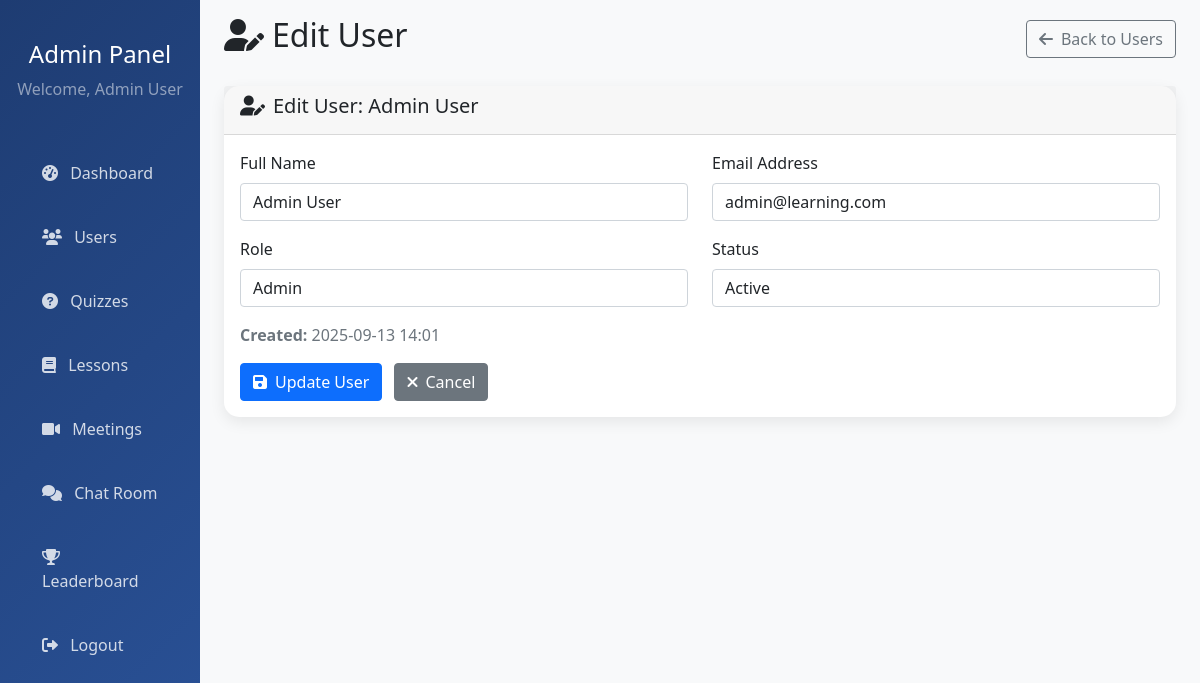
The app's page /admin/users_edit.php?id=1 (signed in) with its own data.
### tables this page shows
CREATE TABLE `users` (
  `id` int(11) NOT NULL,
  `name` varchar(100) NOT NULL,
  `email` varchar(100) NOT NULL,
  `password` varchar(255) NOT NULL,
  `role` enum('admin','student') DEFAULT 'student',
  `status` enum('active','inactive','banned','online') DEFAULT 'active',
  `created_at` timestamp NOT NULL DEFAULT current_timestamp(),
  `updated_at` timestamp NOT NULL DEFAULT current_timestamp() ON UPDATE current_timestamp()
);

### admin/users_edit.php (the view, shortened to what this page needs)
<?php
$host = 'localhost';
$username = 'root';
$password = '';
$database = 'learning_platform';
$conn = new mysqli($host, $username, $password, $database);
$user_id = isset($_GET['id']) ? intval($_GET['id']) : 0;
$user_query = $conn->prepare("SELECT * FROM users WHERE id = ?");
$user_query->bind_param("i", $user_id);
$user_query->execute();
$user_result = $user_query->get_result();
$user = $user_result->fetch_assoc();
?>
<!DOCTYPE html>
<html lang="en">
<head>
    <link href="https://cdn.jsdelivr.net/npm/bootstrap@5.1.3/dist/css/bootstrap.min.css" rel="stylesheet">
    <link href="https://cdnjs.cloudflare.com/ajax/libs/font-awesome/6.0.0/css/all.min.css" rel="stylesheet">
</head>
<body>
    <div class="container-fluid">
        <div class="row">
            <nav class="col-md-2 d-md-block sidebar">
                <div class="position-sticky pt-3">
                    <div class="text-center py-4">
                        <h4 class="text-white">Admin Panel</h4>
                        <p class="text-white-50">Welcome, <?php echo $_SESSION['name']; ?></p>
                    </div>
                    <ul class="nav flex-column">
                        <li class="nav-item"><a class="nav-link" href="dashboard.php"><i class="fas fa-tachometer-alt me-2"></i> Dashboard</a></li>
                        <li class="nav-item"><a class="nav-link" href="users.php"><i class="fas fa-users me-2"></i> Users</a></li>
                        <li class="nav-item"><a class="nav-link" href="quizzes.php"><i class="fas fa-question-circle me-2"></i> Quizzes</a></li>
                        <li class="nav-item"><a class="nav-link" href="lessons.php"><i class="fas fa-book me-2"></i> Lessons</a></li>
                        <li class="nav-item"><a class="nav-link" href="meetings.php"><i class="fas fa-video me-2"></i> Meetings</a></li>
                        <li class="nav-item"><a class="nav-link" href="chatroom.php"><i class="fas fa-comments me-2"></i> Chat Room</a></li>
                        <li class="nav-item"><a class="nav-link" href="leaderboard.php"><i class="fas fa-trophy me-2"></i> Leaderboard</a></li>
                        <li class="nav-item"><a class="nav-link" href="../logout.php"><i class="fas fa-sign-out-alt me-2"></i> Logout</a></li>
                    </ul>
                </div>
            </nav>
            <main class="col-md-10 ms-sm-auto px-md-4">
                <div class="d-flex justify-content-between flex-wrap flex-md-nowrap align-items-center pt-3 pb-2 mb-3">
                    <h1 class="h2"><i class="fas fa-user-edit me-2"></i>Edit User</h1>
                    <a href="users.php" class="btn btn-outline-secondary">
                        <i class="fas fa-arrow-left me-2"></i>Back to Users
                    </a>
                </div>
                <div class="card">
                    <div class="card-header">
                        <h5><i class="fas fa-user-edit me-2"></i>Edit User: <?php echo htmlspecialchars($user['name']); ?></h5>
                    </div>
                    <div class="card-body">
                        <form method="POST">
                            <div class="row">
                                <div class="col-md-6">
                                    <div class="mb-3">
                                        <label for="name" class="form-label">Full Name</label>
                                        <input type="text" class="form-control" id="name" name="name" value="<?php echo htmlspecialchars($user['name']); ?>" required>
                                    </div>
                                </div>
                                <div class="col-md-6">
                                    <div class="mb-3">
                                        <label for="email" class="form-label">Email Address</label>
                                        <input type="email" class="form-control" id="email" name="email" value="<?php echo htmlspecialchars($user['email']); ?>" required>
                                    </div>
                                </div>
                            </div>
                            <div class="row">
                                <div class="col-md-6">
                                    <div class="mb-3">
                                        <label for="role" class="form-label">Role</label>
                                        <select class="form-control" id="role" name="role" required>
                                            <option value="admin" <?php echo $user['role'] == 'admin' ? 'selected' : ''; ?>>Admin</option>
                                        </select>
                                    </div>
                                </div>
                                <div class="col-md-6">
                                    <div class="mb-3">
                                        <label for="status" class="form-label">Status</label>
                                        <select class="form-control" id="status" name="status" required>
                                            <option value="active" <?php echo $user['status'] == 'active' ? 'selected' : ''; ?>>Active</option>
                                        </select>
                                    </div>
                                </div>
                            </div>
                            <div class="row">
                                <div class="col-md-12">
                                    <p class="text-muted">
                                        <strong>Created:</strong> <?php echo date('Y-m-d H:i', strtotime($user['created_at'])); ?>
                                    </p>
                                </div>
                            </div>
                            <div class="row">
                                <div class="col-md-12">
                                    <button type="submit" class="btn btn-primary me-2">
                                        <i class="fas fa-save me-2"></i>Update User
                                    </button>
                                    <a href="users.php" class="btn btn-secondary">
                                        <i class="fas fa-times me-2"></i>Cancel
                                    </a>
                                </div>
                            </div>
                        </form>
                    </div>
                </div>
            </main>
        </div>
    </div>
</body>
</html>

### admin/users_edit.php (style rules this page uses)
body { background-color: #f8f9fa; }
.sidebar { min-height: 100vh; background: linear-gradient(135deg, #1e3c72 0%, #2a5298 100%); }
.sidebar .nav-link { color: rgba(255, 255, 255, 0.8); padding: 15px 20px; margin: 5px 10px; border-radius: 8px; }
.card { border: none; border-radius: 15px; box-shadow: 0 5px 15px rgba(0, 0, 0, 0.08); }

### records on screen
users: name "Admin User", email "admin@learning.com", role "Admin", created_at "2025-09-13 14:01"

### other values on screen
$_SESSION['name'] "Admin User"
